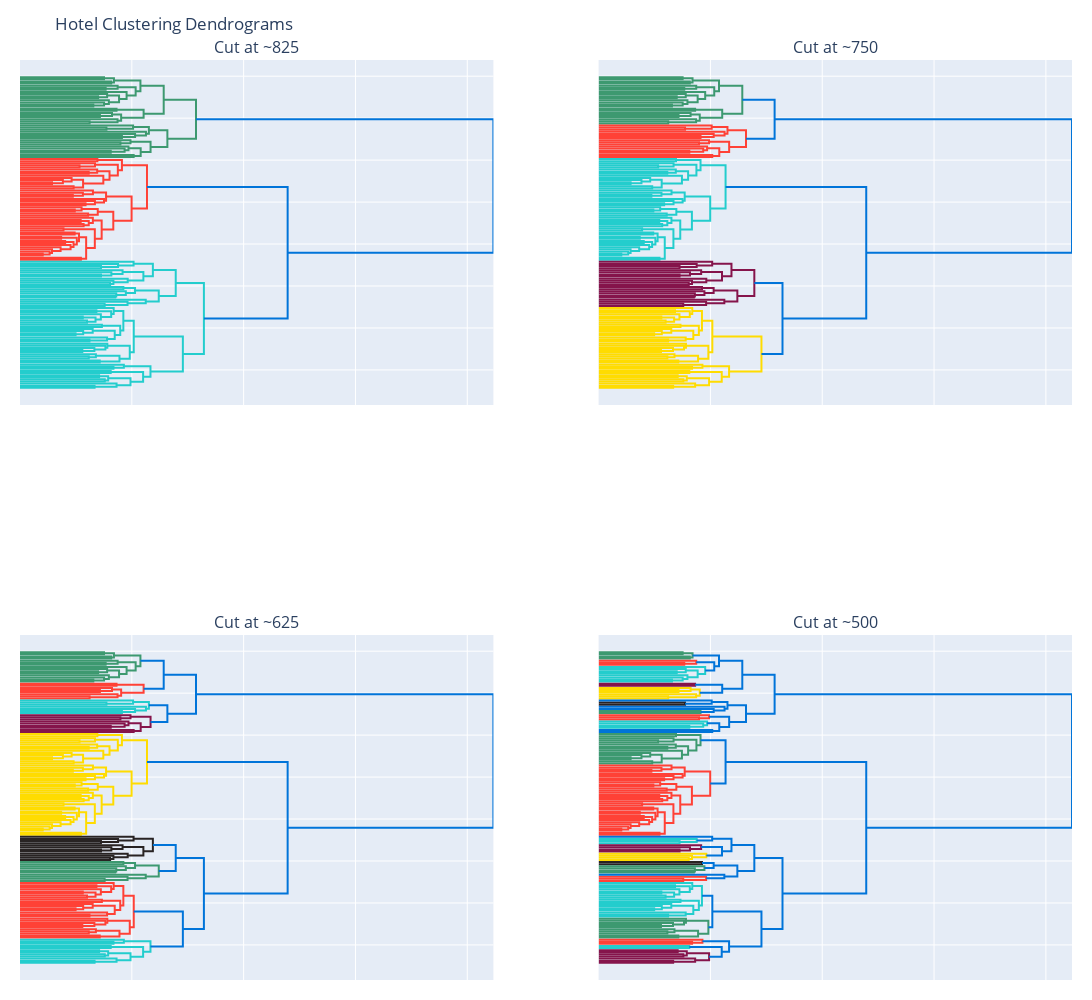

Here is the notebook cell this chart was saved with:
### Code cell
import pandas as pd
import plotly.figure_factory as ff
from scipy.cluster.hierarchy import linkage
from plotly.subplots import make_subplots
import plotly.graph_objects as go

def create_dendrogram_from_csv(csv_path, color_threshold=825, width=600, height=800):
    """Creates a dendrogram figure."""
    clu_df = pd.read_csv(csv_path)
    hotel_names = clu_df["Hotel Name"].values
    X = clu_df.drop("Hotel Name", axis=1).values
    Z = linkage(X, method='ward')

    fig = ff.create_dendrogram(
        X,
        orientation='left',
        labels=hotel_names,
        color_threshold=color_threshold,
        linkagefun=lambda x: Z
    )

    fig.update_layout(
        width=width,
        height=height,
        margin=dict(l=20, r=20, t=20, b=20) 
    )

    return fig

def display_dendrograms_in_grid(csv_path, color_threshold_list=[825, 750, 625, 500]):
    """Displays dendrograms in a 2x2 grid."""

    fig = make_subplots(rows=2, cols=2, subplot_titles=[f"Cut at ~{ct}" for ct in color_threshold_list])

    for i, color_threshold in enumerate(color_threshold_list):
        row = i // 2 + 1
        col = i % 2 + 1
        dendrogram_fig = create_dendrogram_from_csv(csv_path, color_threshold=color_threshold)

        for trace in dendrogram_fig.data:
            fig.add_trace(trace, row=row, col=col)

        fig.update_xaxes(showticklabels=False, showline=False, zeroline=False, ticks="", row=row, col=col)
        fig.update_yaxes(showticklabels=False, showline=False, zeroline=False, ticks="", row=row, col=col)  
        fig.update_layout(showlegend=False)

    fig.update_layout(
        width=2000, 
        height=1000,
        title_text="Hotel Clustering Dendrograms",
        margin=dict(l=20, r=20, t=60, b=20)
    )

    fig.show()

display_dendrograms_in_grid("../data/hotels_clustering_data.csv")
